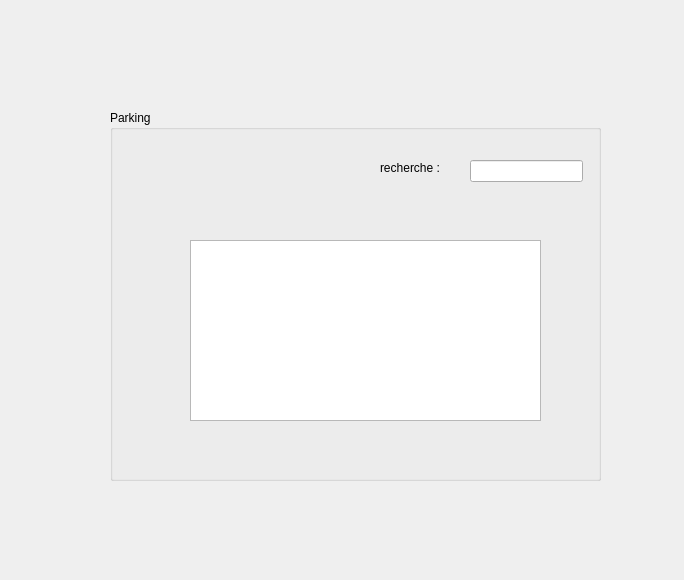
<?xml version="1.0" encoding="UTF-8"?>
<ui version="4.0">
 <class>client_parking</class>
 <widget class="QDialog" name="client_parking">
  <property name="geometry">
   <rect>
    <x>0</x>
    <y>0</y>
    <width>684</width>
    <height>580</height>
   </rect>
  </property>
  <property name="windowTitle">
   <string>Dialog</string>
  </property>
  <widget class="QLabel" name="label">
   <property name="geometry">
    <rect>
     <x>-5</x>
     <y>-5</y>
     <width>691</width>
     <height>591</height>
    </rect>
   </property>
   <property name="styleSheet">
    <string notr="true">border-image: url(:/image/image/aaa.jpg);</string>
   </property>
   <property name="text">
    <string/>
   </property>
  </widget>
  <widget class="QGroupBox" name="groupBox">
   <property name="geometry">
    <rect>
     <x>110</x>
     <y>110</y>
     <width>491</width>
     <height>371</height>
    </rect>
   </property>
   <property name="title">
    <string>Parking</string>
   </property>
   <widget class="QLineEdit" name="lineEdit">
    <property name="geometry">
     <rect>
      <x>360</x>
      <y>50</y>
      <width>113</width>
      <height>22</height>
     </rect>
    </property>
   </widget>
   <widget class="QListView" name="listView">
    <property name="geometry">
     <rect>
      <x>80</x>
      <y>130</y>
      <width>351</width>
      <height>181</height>
     </rect>
    </property>
   </widget>
   <widget class="QLabel" name="label_2">
    <property name="geometry">
     <rect>
      <x>270</x>
      <y>50</y>
      <width>71</width>
      <height>16</height>
     </rect>
    </property>
    <property name="text">
     <string>recherche :</string>
    </property>
   </widget>
  </widget>
 </widget>
 <resources/>
 <connections/>
</ui>
